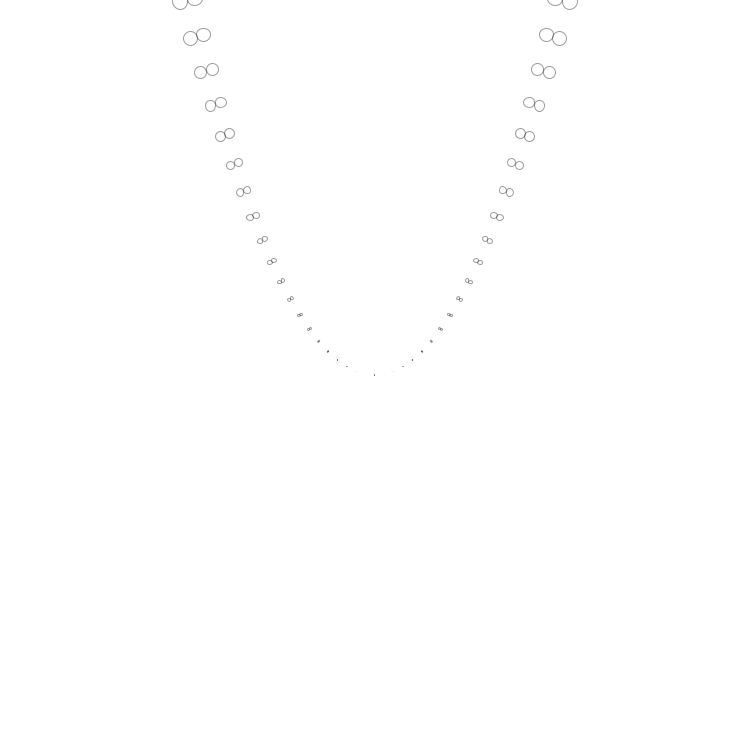
Frame 1 (no input)
Frame 60 (the mouse pressed at the canvas centre just before this capture): identical to frame 1, image omitted
Frame 120 (the mouse held since frame 60 and released just before this capture): identical to frame 1, image omitted

The Processing sketch that drew this single still picture (run headless with seeded random() and noise(); from frame 60 on, the mouse is pressed at the canvas centre):

// Processing sketch: tanCircleWeb
// ── tanCircleWeb.pde
//float minX = -4; //<>//
//float minY = -4;
//float maxX = 4;
//float maxY = 4;
float dX = 5;
float stepSize = .1;
float radiusScale = .005;
//float radius = (maxX - minX) * radiusScale;
boolean axisIsVisible = false;
boolean lineIsVisible = false;

Functor functor;
Functor parabola = new Parabola();
Functor cubic = new Cubic();
Functor exponential = new Exponential();
Functor sine = new Sine();
Functor cotangent = new Cotangent();
Functor cosecant = new Cosecant();
interface JavaScript {
  void showValues(float s);
}

void bindJavascript(JavaScript js) {
  javascript = js;
}

JavaScript javascript;

void setup() {
  size(750, 750);
  //  parabola.setFrame(minX, maxX, minY, maxY);
  //  cubic.setFrame(minX, maxX, minY, maxY);
  //  sine.setFrame(minX, maxX, minY, maxY);
  //  exponential.setFrame(minX, maxX, minY, maxY);
  //  cotangent.setFrame(minX, maxX, minY, maxY);
  //  cosecant.setFrame(minX, maxX, minY, maxY);
  functor = parabola;
}

void draw() {
  background(255);
  if (javascript!=null) 
    javascript.showValues(stepSize);
  translate(width/2, height/2);
  stroke(255, 0, 0);
  strokeWeight(1);
  if (axisIsVisible) {
    drawXAxis();
    drawYAxis();
  }
  fill(100, 0);
  beginShape();
float radius = radiusScale;//(functor.maxX - functor.minX) * radiusScale;
  for (float x = functor.minX; x < functor.maxX; x += stepSize) {
    float y = functor.value(x);
    if (lineIsVisible) {
      stroke(0, 255);
      float x_ = mapXToScreen(x);
      float y_ = mapYToScreen(y);
      vertex(x_, y_);
    }
    float yPrime = functor.slope(x);
    float rScaled = radius * yPrime * yPrime;// * yPrime;
    float yDelta = rScaled/(sqrt(1 + (yPrime * yPrime)));
    float yCenter = y + yDelta;
    float yICenter = y - yDelta;
    float xCenter = x - yPrime * (yCenter - y);
    float xICenter = x + yPrime * (yCenter - y);
    float screenDiameter = rScaled/(functor.maxX - functor.minX) * width * 2;
    if (screenDiameter < height * 50) {
      stroke(0, stepSize * 1000);
      //    stroke(0, 255*stepSize+10);
      ellipse(mapXToScreen(xCenter), mapYToScreen(yCenter), screenDiameter, screenDiameter);    
      ellipse(mapXToScreen(xICenter), mapYToScreen(yICenter), screenDiameter, screenDiameter);
    }
  }
  endShape();
}

void setFunctor(String f) {
  //  println(f);
  if (f.equals("Parabola")) {
    functor = parabola;
  } else if (f.equals("Cubic")) {
    functor = cubic;
  } else if (f.equals("Exponential")) {
    functor = exponential;
  } else if (f.equals("Sine")) {
    functor = sine;
  } else if (f.equals("Cotangent")) {
    functor = cotangent;
  } else {
    functor = cosecant;
  }
  //  functor.setFrame(minX, maxX, minY, maxY);
}

void changeFrame(float newMinX, float newMaxX, float newMinY, float newMaxY) {
  functor.setFrame(newMinX, newMaxX, newMinY, newMaxY);
}

float f(float x) {
  return 1/sin(x);
}

float fPrime(float x) {
  return -cos(x)/(sin(x)*sin(x));
}

void setStepSize(float d) {
  stepSize = d * 1.0;
}

void setRadiusScale(float r) {
  radiusScale = r * 1.0;
}

void showAxis(boolean show) {
  axisIsVisible = show;
}

void showLine(boolean view) {
  lineIsVisible = view;
}

void drawXAxis() {
  drawLine(functor.minX, 0, functor.maxX, 0);
}

void drawYAxis() {
  drawLine(0, functor.minY, 0, functor.maxY);
}

void drawLine(float x0, float y0, float x1, float y1) {
  float mappedX0 = map(x0, functor.minX, functor.maxX, -width/2, width/2);
  float mappedY0 = map(y0, functor.minY, functor.maxY, -height/2, height/2);
  float mappedX1 = map(x1, functor.minX, functor.maxX, -width/2, width/2);
  float mappedY1 = map(y1, functor.minY, functor.maxY, -height/2, height/2);
  line(mappedX0, mappedY0, mappedX1, mappedY1);
}

float mapXToScreen(float x) {
  return (x - functor.minX)/(functor.maxX - functor.minX)* width - width/2;
}

float mapYToScreen(float y) {
  return height/2 -(y - functor.minY)/(functor.maxY - functor.minY)* height;
}

abstract class Functor {
  float minX = -4;
  float minY = -4;
  float maxX = 4;
  float maxY = 4;  
  abstract float value(float x);
  abstract float slope(float x);
  void setFrame(float minX_, float maxX_, float minY_, float maxY_) {
    minX = minX_ * 1.0;
    maxX = maxX_ * 1.0;
    minY = minY_ * 1.0;
    maxY = maxY_ * 1.0;
  }
}

class Parabola extends Functor {
  public float value(float x) {
    return x * x;
  }
  public float slope(float x) {
    return 2 * x;
  }
}

class Cubic extends Functor {
  public float value(float x) {
    return x * x * x;
  }
  public float slope(float x) {
    return 3 * x * x;
  }
}

class Sine extends Functor {
  public float value(float x) {
    return sin(x);
  }
  public float slope(float x) {
    return cos(x);
  }
}

class Exponential extends Functor {
  public float value(float x) {
    return exp(x);
  }
  public float slope(float x) {
    return exp(x);
  }
}

class Cotangent extends Functor {
  public float value(float x) {
    return cos(x)/sin(x);
  }
  public float slope(float x) {
    return -1/(sin(x)*sin(x));
  }
}

class Cosecant extends Functor {
  public float value(float x) {
    return 1/sin(x);
  }
  public float slope(float x) {
    return -cos(x)/(sin(x)*sin(x));
  }
}
